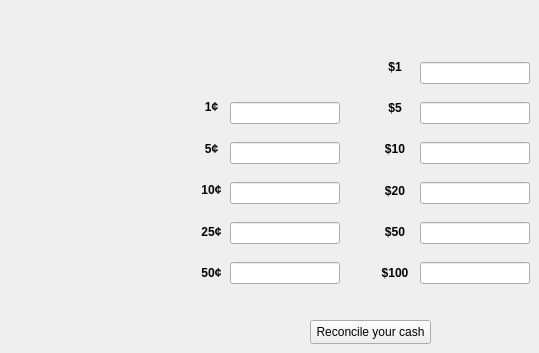
    <widget class="QWidget" name="B4__2CashierTally">
     <attribute name="title">
      <string>Reconciliation of the Cash</string>
     </attribute>
     <widget class="QWidget" name="layoutWidget_25">
      <property name="geometry">
       <rect>
        <x>230</x>
        <y>90</y>
        <width>110</width>
        <height>211</height>
       </rect>
      </property>
      <layout class="QVBoxLayout" name="verticalLayout_25">
       <item>
        <widget class="QLineEdit" name="lineEditB4__2_cent01"/>
       </item>
       <item>
        <widget class="QLineEdit" name="lineEditB4__2_cents05"/>
       </item>
       <item>
        <widget class="QLineEdit" name="lineEditB4__2_cents10"/>
       </item>
       <item>
        <widget class="QLineEdit" name="lineEditB4__2_cents25"/>
       </item>
       <item>
        <widget class="QLineEdit" name="lineEditB4__2_cents50"/>
       </item>
      </layout>
     </widget>
     <widget class="QWidget" name="layoutWidget_26">
      <property name="geometry">
       <rect>
        <x>200</x>
        <y>90</y>
        <width>23</width>
        <height>201</height>
       </rect>
      </property>
      <layout class="QVBoxLayout" name="verticalLayout_26">
       <item>
        <widget class="QLabel" name="labelB4__2_cent01">
         <property name="text">
          <string>&lt;html&gt;&lt;head/&gt;&lt;body&gt;&lt;p align=&quot;center&quot;&gt;&lt;span style=&quot; font-weight:700;&quot;&gt;1¢&lt;/span&gt;&lt;/p&gt;&lt;/body&gt;&lt;/html&gt;</string>
         </property>
        </widget>
       </item>
       <item>
        <widget class="QLabel" name="labelB4__2_cents05">
         <property name="text">
          <string>&lt;html&gt;&lt;head/&gt;&lt;body&gt;&lt;p align=&quot;center&quot;&gt;&lt;span style=&quot; font-weight:700;&quot;&gt;5¢&lt;/span&gt;&lt;/p&gt;&lt;/body&gt;&lt;/html&gt;</string>
         </property>
        </widget>
       </item>
       <item>
        <widget class="QLabel" name="labelB4__2_cents10">
         <property name="text">
          <string>&lt;html&gt;&lt;head/&gt;&lt;body&gt;&lt;p align=&quot;center&quot;&gt;&lt;span style=&quot; font-weight:700;&quot;&gt;10¢&lt;/span&gt;&lt;/p&gt;&lt;/body&gt;&lt;/html&gt;</string>
         </property>
        </widget>
       </item>
       <item>
        <widget class="QLabel" name="labelB4__2_cents25">
         <property name="text">
          <string>&lt;html&gt;&lt;head/&gt;&lt;body&gt;&lt;p align=&quot;center&quot;&gt;&lt;span style=&quot; font-weight:700;&quot;&gt;25¢&lt;/span&gt;&lt;/p&gt;&lt;/body&gt;&lt;/html&gt;</string>
         </property>
        </widget>
       </item>
       <item>
        <widget class="QLabel" name="labelB4__2_cents50">
         <property name="text">
          <string>&lt;html&gt;&lt;head/&gt;&lt;body&gt;&lt;p align=&quot;center&quot;&gt;&lt;span style=&quot; font-weight:700;&quot;&gt;50¢&lt;/span&gt;&lt;/p&gt;&lt;/body&gt;&lt;/html&gt;</string>
         </property>
        </widget>
       </item>
      </layout>
     </widget>
     <widget class="QWidget" name="layoutWidget_27">
      <property name="geometry">
       <rect>
        <x>380</x>
        <y>50</y>
        <width>30</width>
        <height>241</height>
       </rect>
      </property>
      <layout class="QVBoxLayout" name="verticalLayout_27">
       <item>
        <widget class="QLabel" name="labelB4__2_dollar001">
         <property name="text">
          <string>&lt;html&gt;&lt;head/&gt;&lt;body&gt;&lt;p align=&quot;center&quot;&gt;&lt;span style=&quot; font-weight:700;&quot;&gt;$1&lt;/span&gt;&lt;/p&gt;&lt;/body&gt;&lt;/html&gt;</string>
         </property>
        </widget>
       </item>
       <item>
        <widget class="QLabel" name="labelB4__2_dollars005">
         <property name="text">
          <string>&lt;html&gt;&lt;head/&gt;&lt;body&gt;&lt;p align=&quot;center&quot;&gt;&lt;span style=&quot; font-weight:700;&quot;&gt;$5&lt;/span&gt;&lt;/p&gt;&lt;/body&gt;&lt;/html&gt;</string>
         </property>
        </widget>
       </item>
       <item>
        <widget class="QLabel" name="labelB4__2_dollars010">
         <property name="text">
          <string>&lt;html&gt;&lt;head/&gt;&lt;body&gt;&lt;p align=&quot;center&quot;&gt;&lt;span style=&quot; font-weight:700;&quot;&gt; $10&lt;/span&gt;&lt;/p&gt;&lt;/body&gt;&lt;/html&gt;</string>
         </property>
        </widget>
       </item>
       <item>
        <widget class="QLabel" name="labelB4__2_dollars020">
         <property name="text">
          <string>&lt;html&gt;&lt;head/&gt;&lt;body&gt;&lt;p align=&quot;center&quot;&gt;&lt;span style=&quot; font-weight:700;&quot;&gt; $20&lt;/span&gt;&lt;/p&gt;&lt;/body&gt;&lt;/html&gt;</string>
         </property>
        </widget>
       </item>
       <item>
        <widget class="QLabel" name="labelB4__2_dollars050">
         <property name="text">
          <string>&lt;html&gt;&lt;head/&gt;&lt;body&gt;&lt;p align=&quot;center&quot;&gt;&lt;span style=&quot; font-weight:700;&quot;&gt; $50&lt;/span&gt;&lt;/p&gt;&lt;/body&gt;&lt;/html&gt;</string>
         </property>
        </widget>
       </item>
       <item>
        <widget class="QLabel" name="labelB4__2_dollars100">
         <property name="text">
          <string>&lt;html&gt;&lt;head/&gt;&lt;body&gt;&lt;p align=&quot;center&quot;&gt;&lt;span style=&quot; font-weight:700;&quot;&gt;$100&lt;/span&gt;&lt;/p&gt;&lt;/body&gt;&lt;/html&gt;</string>
         </property>
        </widget>
       </item>
      </layout>
     </widget>
     <widget class="QWidget" name="layoutWidget_28">
      <property name="geometry">
       <rect>
        <x>420</x>
        <y>50</y>
        <width>110</width>
        <height>251</height>
       </rect>
      </property>
      <layout class="QVBoxLayout" name="verticalLayout_28">
       <item>
        <widget class="QLineEdit" name="lineEditB4__2_dollar001"/>
       </item>
       <item>
        <widget class="QLineEdit" name="lineEditB4__2_dollars005"/>
       </item>
       <item>
        <widget class="QLineEdit" name="lineEditB4__2_dollars010"/>
       </item>
       <item>
        <widget class="QLineEdit" name="lineEditB4__2_dollars020"/>
       </item>
       <item>
        <widget class="QLineEdit" name="lineEditB4__2_dollars050"/>
       </item>
       <item>
        <widget class="QLineEdit" name="lineEditB4__2_dollars100"/>
       </item>
      </layout>
     </widget>
     <widget class="QPushButton" name="pushB4__2_reconcile">
      <property name="geometry">
       <rect>
        <x>310</x>
        <y>320</y>
        <width>121</width>
        <height>24</height>
       </rect>
      </property>
      <property name="text">
       <string>Reconcile your cash</string>
      </property>
     </widget>
    </widget>
